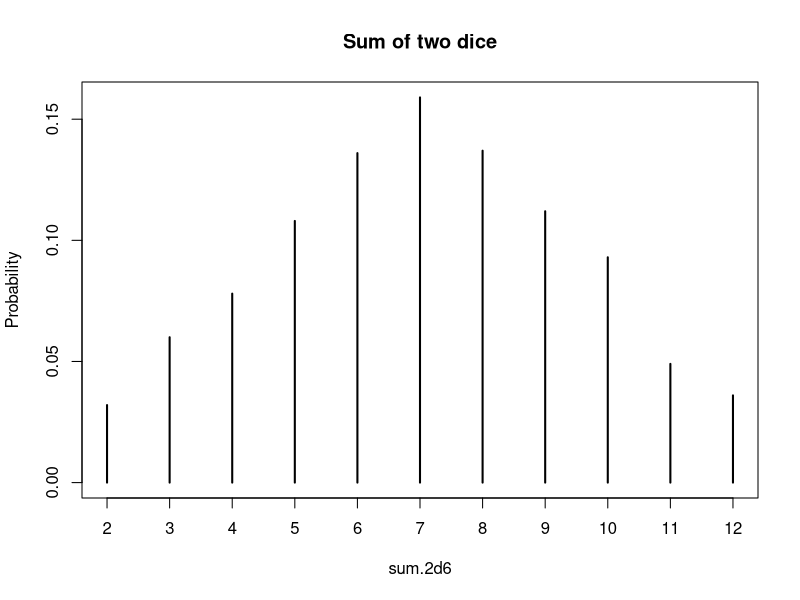

Source code (R):
## ---- chunk 1
die <- 1:6 
d1  <- sample(die, 1000, replace = TRUE)
d2  <- sample(die, 1000, replace = TRUE)
sum.2d6   <- d1 + d2
## ---- chunk 2
proportions(table(sum.2d6))
## ---- chunk 3
plot(proportions(table(sum.2d6)),
     main="Sum of two dice", ylab="Probability")
